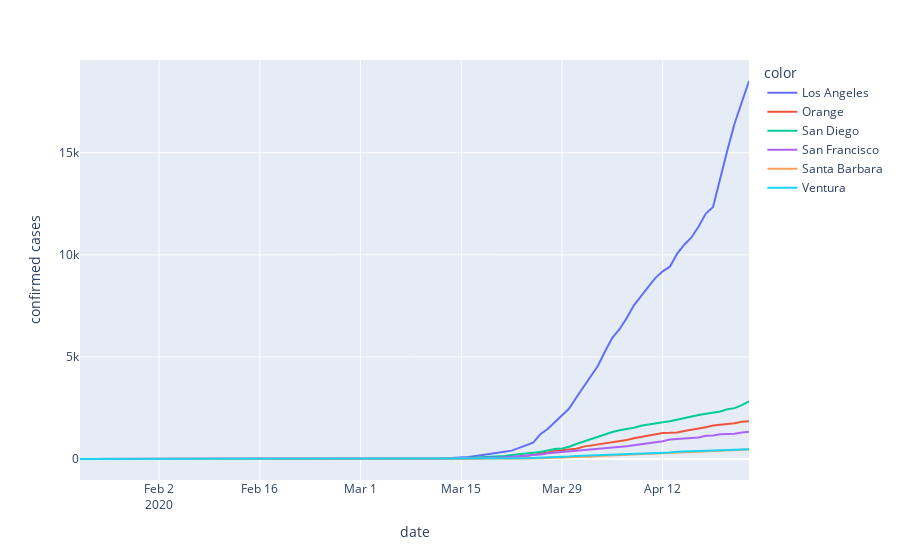

Notebook code cell kept with this figure:
### Code cell
import plotly.express as px

tidy_df_selected = tidy_df[(tidy_df["countyFIPS"].isin(set(selected_county.keys())))]

fig = px.line(tidy_df_selected, x="date", y="confirmed cases", color=tidy_df_selected["countyFIPS"].apply(lambda x: selected_county[x]))
fig.show()
